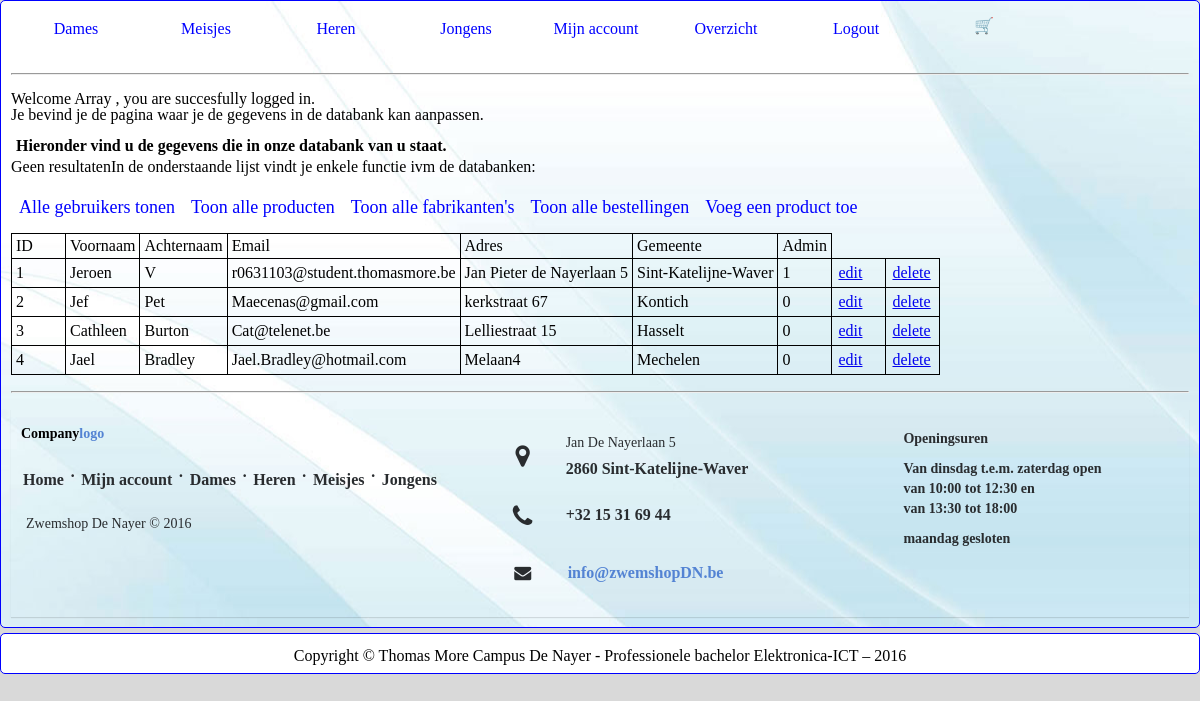
The page /admin.php?f=1 (signed in) on the database its author committed.
### tables this page shows
CREATE TABLE if not exists Klant 
( 
	klant_ID BIGINT(8) NOT NULL AUTO_INCREMENT,
	voornaam VARCHAR(45) NOT NULL ,
	naam VARCHAR(45) NOT NULL ,
	adres VARCHAR(100) NOT NULL ,
	gemeente VARCHAR(45) NOT NULL ,
	email VARCHAR(45) NOT NULL ,
	wachtwoord VARCHAR(45) NOT NULL ,
	admin boolean default 0,
	PRIMARY KEY (klant_ID)
);

### admin.php (the view, shortened to what this page needs)
<!doctype html>
<html>
    <head>
    <link href="css/reset.css" rel="stylesheet"/>
    <link href="css/algemeen.css" rel="stylesheet"/>
    <link href="css/project.css" rel="stylesheet"/>
    <link href="css/menu.css" rel="stylesheet"/>
	<link href="css/contact.css" rel="stylesheet"/>
		<link rel="stylesheet" href="http://maxcdn.bootstrapcdn.com/font-awesome/4.2.0/css/font-awesome.min.css"/>
	</head>
<body>
    <div id="content">
        <div id="spacer">
        <?php
        if (isset($_SESSION['loggedin']))
        {
            include "menu_logout.php";
        }
        else
            include "menu.php";
        ?>
        </div>
        <hr/>
        <div id="inhoud">
            <?php
			include 'dbconnect.php';
			if ((isset($_SESSION['username']))&&($_SESSION['admin']))
			{
			echo "Welcome ".$_SESSION['username']." , you are succesfully logged in.";
			echo "<br/> Je bevind je de pagina waar je de gegevens in de databank kan aanpassen.<p/>";
			 echo("<div class=\"links\">
					<h2 >Hieronder vind u de gegevens die in onze databank van u staat. </h2>
                ");
                $query = "SELECT voornaam, naam,adres,adres, gemeente, email FROM Klant WHERE voornaam = \"".$_SESSION['username']."\"";
                $result = mysqli_query($link,$query) or die("FOUT: er is een fout opgetreden bij het uitvoeren van de query");
                if (mysqli_num_rows($result) > 0)
                {
                    ($row = mysqli_fetch_assoc($result));
                        echo "<div class=\gegevens\"><br/>
							 Naam: ".$row["voornaam"]. "<br/>
							 <span>Achternaam</span>: " . $row["naam"]."<br/>
							 <span>Adres</span>: ". $row["adres"]."<br/>
							 <span>Gemeente</span>: ". $row["gemeente"]."<br/>
							 <span >email</span>: ". $row["email"]."<br/>
							 </div>";
                        echo "<br/>";
                } else
				{
                    echo "Geen resultaten";
                }
				echo "In de onderstaande lijst vindt je enkele functie ivm de databanken:<br/>";
                    echo "<br/>";
					echo"<ul>
                    <li>
                        <ul>
                                <li><a href=\"admin.php?f=1\">Alle gebruikers tonen</a></li><t>
                                <li><a href=\"admin.php?f=2\">Toon alle producten</a></li><t>
                                <li><a href=\"admin.php?f=3\">Toon alle  fabrikanten's</a></li><t>
                                <li><a href=\"admin.php?f=4\">Toon alle bestellingen</a></li><t>
                                <li><a href=\"admin.php?f=5\">Voeg een product toe</a></li><br>
                            </ul>
                    </li></ul>";
					if(isset($_GET['f']))
                    {
                        if(($_GET['f'])==1)
                        {
                            $query = "SELECT * FROM klant ";
							$result = mysqli_query($link,$query) or die("FOUT: er is een fout opgetreden bij het uitvoeren van de query");
							if (mysqli_num_rows($result) > 0)
							{
								echo("<table><tr><th>ID</th> <th>Voornaam</th> <th>Achternaam</th> <th>Email</th><th>Adres</th><th>Gemeente</th><th>Admin</th></tr>");
								while($row = mysqli_fetch_assoc($result))
								{
								   echo "<tr><td>" .$row['klant_ID']."</td><td>".$row["voornaam"]."</td><td>".$row['naam']."</td><td>".$row['email']."</td><td>" .$row['adres']."</td><td>" .$row['gemeente']."</td><td>" .$row['admin']."</td><td><a href=\"edit.php?ID={$row['klant_ID']}\">edit</a></td> <td><a href=\"delete.php?ID={$row['klant_ID']}\">delete</a></td><tr/>";
								}
								echo "</table>";
							} else
							{
							echo "Nog geen gebruikers geregistreerdt<br/>";
							}
						}
			?>
							<?php
					}
								echo "</div>";
			}
							 ?>
        </div>
		<hr>
        <div class="footer-distributed">
            <?php include "info.php"; ?>
        </div>
    </div>
    <footer>
        <div id="voeter">
            <?php include "footer.php"; ?>
		</div>
    </footer>
    </body>
</html>

### menu_logout.php
<ul>
	<li class="menu"><a class="menuopmaak" href="dames.php"> Dames </a></li>
	<li class="menu"><a class="menuopmaak" href="meisje.php"> Meisjes </a></li>
	<li class="menu"><a class="menuopmaak" href="heren.php">  Heren </a></li>
	<li class="menu"><a class="menuopmaak" href="jongens.php"> Jongens </a></li>
	<li class="menu"><a class="menuopmaak" href="mijnaccount.php"> Mijn account </a></li>
	<li class="menu"><a class="menuopmaak" href="index.php"> Overzicht </a></li>
	<li class="menu"><a class="menuopmaak" href="logout.php"> Logout </a></li>
	<li class="menu"><a class="menuopmaakrechts" href="Winkelmand.php?ID=-1"> &#128722 </a></li>
</ul>

### info.php
<!DOCTYPE html>
<html>
<body>
	 <div class="footer-left">
				<h3>Company<span>logo</span></h3>
				<p class="footer-links">
					<a href="index.php">Home</a>
					·
					<a href="mijnaccount.php">Mijn account</a>
					·
					<a href="dames.php">Dames</a>
					·
					<a href="heren.php">Heren</a>
					·
					<a href="meisjes.php">Meisjes</a>
					·
					<a href="jongens.php">Jongens</a>
				</p>
				<p class="footer-company-name">Zwemshop De Nayer &copy; 2016</p>
	</div>
	<div class="footer-center">
				<div>
					<i class="fa fa-map-marker"></i>
					<p><span>Jan De Nayerlaan 5</span>  2860 Sint-Katelijne-Waver</p>
				</div>
				<div>
					<i class="fa fa-phone"></i>
					<p>+32 15 31 69 44</p>
				</div>
				<div>
					<i class="fa fa-envelope"></i>
					<p><a href="mailto:jv.thomasmore@gmail.com">info@zwemshopDN.be	</a></p>
				</div>
	</div>
			<div class="footer-right">
				<p class="footer-company-about">
					<span>Openingsuren</span>
					<span>Van dinsdag t.e.m. zaterdag open van
						10:00 tot 12:30 en <br> van 13:30 tot 18:00</span>
					<span>maandag gesloten </span>
				</p>
			</div>
			</body>
			</html>

### footer.php
<p>
Copyright &copy; Thomas More Campus De Nayer - Professionele bachelor Elektronica-ICT – 2016
</p>

### css/algemeen.css (style rules this page uses)
body, h1, h2, div, p { font-family: verdana; }
h1,h2 { font-weight: bold; margin: 5px 5px 5px 5px; }
h3 { font-size: 14px; line-height: 20px; font-weight: 700; }
p { padding: 5px 5px 5px 5px; line-height: 1.5; }

### css/project.css (style rules this page uses)
body { margin:0px auto 0px auto; padding:0px; background-color: #D9D9D9; min-width:850px; max-width:1500px; }
hr { display: absolute; margin-top: 1em; margin-bottom: 1em; margin-left: auto; margin-right: auto; border: 1px solid light gray; clear:both; }
table { margin-top: 10px; margin-bottom: 10px; min-width: 250px; max-width: 1000px; border-collapse: collapse; }
table td,th { border: 1px solid black; text-align:left; padding: 4px; min-width:45px; max-width:450px; min-height:25px; max-height:150px; vertical-align:middle; }
#spacer { padding-bottom:10px; }
#inhoud { display:block; }
.menu { list-style:none; display:inline; }
.menuopmaak { margin:5px 5px 5px 5px; padding:5px 5px 5px 5px; text-decoration: none; font-size: 16px; }
.menuopmaakrechts { padding-left:auto; text-decoration: none; font-size: 16px; float:left; }
#content { padding: 10px 10px 10px 10px; background-image: url("..//images/blauw.png"); border: 1px solid blue; -webkit-border-radius: 5px; -moz-border-radius: 5px; border-radius:5px; margin-bottom:5px; }
a { display: inline-block; border-radius: 2px; padding: 2px; }
footer { text-align:center; padding-top:5px; margin-top:2px; margin-bottom: 5px; background-color:white; border: 1px solid blue; -webkit-border-radius: 5px; -moz-border-radius: 5px; border-radius: 5px; clear:both; }
.footer-distributed { -background-color: #292c2f; box-shadow: 0 1px 1px 0 rgba(0, 0, 0, 0.12); box-sizing: border-box; width: 100%; text-align: left; font: bold 16px sans-serif; padding: 15px 10px; }
.footer-distributed .footer-left, .footer-distributed .footer-center, .footer-distributed .footer-right { display: inline-block; vertical-align: top; }
.footer-distributed .footer-left { width: 40%; }
.footer-distributed h3 span { color: #5383d3; }
.footer-distributed .footer-links { color: #292c2f; margin: 20px 0 12px; padding: 0; }
.footer-distributed .footer-links a { display:inline-block; line-height: 1.8; text-decoration: none; color: inherit; }
.footer-distributed .footer-company-name { color: #292c2f; font-size: 14px; font-weight: normal; margin: 0; }
.footer-distributed .footer-center { width: 35%; }
.footer-distributed .footer-center i { color: #292c2f; font-size: 25px; width: 38px; height: 38px; border-radius: 50%; text-align: center; line-height: 42px; margin: 10px 15px; vertical-align: middle; }
.footer-distributed .footer-center i.fa-envelope { font-size: 17px; line-height: 38px; }
.footer-distributed .footer-center p { display: inline-block; color: #292c2f; vertical-align: middle; margin:0; }
.footer-distributed .footer-center p span { display:block; font-weight: normal; font-size:14px; line-height:2; }
.footer-distributed .footer-center p a { color: #5383d3; text-decoration: none;; }
.footer-distributed .footer-right { width: 20%; }
.footer-distributed .footer-company-about { line-height: 20px; color: #92999f; font-size: 13px; font-weight: normal; }
.footer-distributed .footer-company-about span { display: block; color: #292c2f; font-size: 14px; font-weight: bold; margin-bottom: 10px; }

### css/menu.css (style rules this page uses)
ul { list-style-type: none; margin: 0px; padding: 0px; overflow: hidden; }
li { float: left; }
li a { display: inline-block; color: blue; text-align: center; padding: 7px 8px; text-decoration: none; font-size: 18px; min-width:110px; max-width:175px }

### rows shown on the page
klant: klant_ID "1", voornaam "Jeroen", naam "V", email "r0631103@student.thomasmore.be", adres "Jan Pieter de Nayerlaan 5", gemeente "Sint-Katelijne-Waver", admin "1"
klant: klant_ID "2", voornaam "Jef", naam "Pet", email "Maecenas@gmail.com", adres "kerkstraat 67", gemeente "Kontich", admin "0"
klant: klant_ID "3", voornaam "Cathleen", naam "Burton", email "Cat@telenet.be", adres "Lelliestraat 15", gemeente "Hasselt", admin "0"
klant: klant_ID "4", voornaam "Jael", naam "Bradley", email "Jael.Bradley@hotmail.com", adres "Melaan4", gemeente "Mechelen", admin "0"

### other values the page prints
$_SESSION['username'] "Array"
